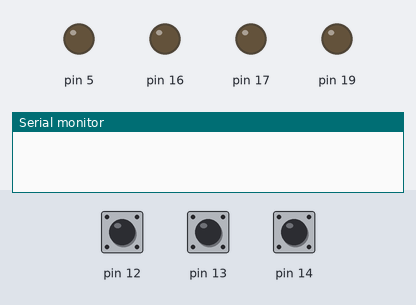
Simulated run of this sketch. Board: Arduino Uno, built with avr-gcc and run on an emulated ATmega328P. On the bench: output pins drawn as LEDs (lit = HIGH), the last lines printed to the serial monitor. Dashed ring = blinking. The inputs (shaded band) are chosen by the test bench; at power-on: pin 12 HIGH, pin 13 HIGH, pin 14 HIGH.

Above: at 1.2 s.
1.3 s: pin 12 pulled LOW for 0.15 s
2.9 s: pin 13 pulled LOW for 0.15 s
At 3.7 s:
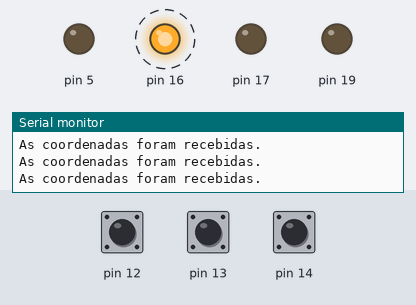
At 4.7 s:
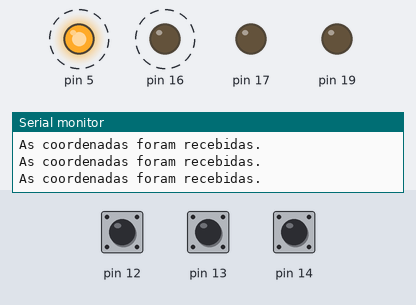
6.0 s: pin 13 pulled LOW for 3.2 s
10.7 s: pin 13 pulled LOW for 1 s
Timing chart, 0 to 14.7 s (numbered marks = the images above; inputs shaded):
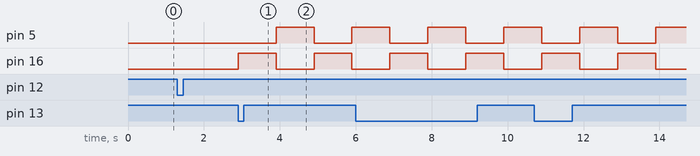

Measured:
- after the input at 2.9 s, pin 5: LOW → HIGH after 1.0 s, → LOW 1.0 s later, → HIGH 1.0 s later; pin 16: alternates HIGH for 1.0 s and LOW for 1.0 s, starting at once

The sketch:

PathMonitoring.ino
```cpp
//Inclui a biblioteca do Arduino
#include <Arduino.h>

//Definição da classe "Monitoramento de caminho"
class PathMonitor {
//Definindo os argumentos da classe, que são os pinos dos componentes.
public:
  PathMonitor(int ledStatusPin, int rAlertPin, int gAlertPin, int bAlertPin,
              int statusButtonPin, int dataButtonPin, int rightWayButtonPin, int wrongWayButtonPin)
      : ledStatusPin(ledStatusPin),
        rAlertPin(rAlertPin),
        gAlertPin(gAlertPin),
        bAlertPin(bAlertPin),
        statusButtonPin(statusButtonPin),
        dataButtonPin(dataButtonPin),
        rightWayButtonPin(rightWayButtonPin),
        wrongWayButtonPin(wrongWayButtonPin) {
    //Configurando a pinagem diferenciando os inputs e outputs.
    pinMode(ledStatusPin, OUTPUT);
    pinMode(rAlertPin, OUTPUT);
    pinMode(gAlertPin, OUTPUT);
    pinMode(bAlertPin, OUTPUT);
    pinMode(statusButtonPin, INPUT_PULLUP);
    pinMode(dataButtonPin, INPUT_PULLUP);
    pinMode(rightWayButtonPin, INPUT_PULLUP);
    pinMode(wrongWayButtonPin, INPUT_PULLUP);
  }

  //Iniciando a biblioteca Serial
  void initialize() {
    Serial.begin(115200);
  }

  /* De modo geral, nosso protótipo tem uma missão: monitorar se o
  ativo está seguindo o caminho certo ou se está sendo extraviado. Para
  simular o funcionamento desse protótipo, foi defininda essa função que
  cria uma maquina de estado, mudando de acordo com as entradas.

  Antes de qualquer coisa, as coordenadas precisam ser informadas a fim
  de que o monitoramento se torne possível. No circuito, o que simula
  o envio desses dados é o botão cinza. Caso ele não seja apertado, não é
  possível ligar o monitoramento.

  Após o botão cinza ser apertado e as coordenadas serem salvas, o monito-
  ramento ganha a possibilidade de ser habilitado. Para ligá-lo, é só apertar
  o botão amarelo, que acenderá o LED vermelho indicando que a vigilância está ativada.
  Durante esse período, a cada 10 segundos, aparecerá a seguinte pergunta
  no terminal: "O caminho está correto?"

  Para responder essa pergunta, é possível clicar no botão verde sinalizando
  que está tudo certo, ou no botão vermelho, indicando que o ativo está seguindo
  por um caminho estranho. Isso é para simular a chegada dos dados de localização
  do ativo e a checagem. Caso o botão verde seja apertado, o monitoramento conti-
  nua e segue conferindo o caminho a cada 10 segundos. Todavia, se o botão verme-
  lho for apertado, o monitoramento é interrompido imediatamente (desligando o LED
  vermelho), ligando o LED RGB em forma de sirene - alternando entre as luzes verme-
  lha e azul - e printando no terminal "O ativo foi extraviado!!!"

  Caso não haja problemas no caminho, é possível desativar o monitoramento só
  clicando novamente no botão amarelo.

  Para isso, primeiramente, configuro que as entradas
  partirão dos botões: */

  void run() {
    int statusButtonState = digitalRead(statusButtonPin);
    int dataButtonState = digitalRead(dataButtonPin);
    int rightWayButtonState = digitalRead(rightWayButtonPin);
    int wrongWayButtonState = digitalRead(wrongWayButtonPin);

    //Depois, crio os diferentes estados.
    switch (currentState) {
      // Primeiro estado: Monitorando
      case MONITORING:
        //Se o botão verde foi apertado, ele volta para o estado de verificação
        if (rightWayButtonState == LOW) {
          currentState = WAIT_FOR_ANSWER;
        //Se o botão vermelho foi apertado, ele desliga o monitoramento e vai para
        //o estado de alerta.
        } else if (wrongWayButtonState == LOW) {
          monitoringActive = false;
          digitalWrite(ledStatusPin, LOW);
          wrongWayDetected = true;
          currentState = ALERT;
        //Se ainda não teve entrada de nenhum botão, ele realiza a contagem regressiva
        } else {
          // Contagem regressiva
          unsigned long currentTime = millis();
          unsigned long elapsedTime = currentTime - countdownStartTime;
          int secondsRemaining = (countdownDuration - elapsedTime) / 1000;
          //Se a contagem regrassiva acabou, perguntar se o carminho está certo e mudar o estado
          if (elapsedTime >= countdownDuration) {
            countingDown = false;
            Serial.println("O caminho está correto?");
            currentState = WAIT_FOR_ANSWER;
          } else {
            Serial.print("Aguardando: ");
            Serial.print(secondsRemaining);
            Serial.println(" segundos...");
          }
        }
        break;

      //Segundo estado: Esperando resposta
      /*Esse estado foi feito para realizar o ciclo que vai se repetir até o fim
      do trajeto ou um caso de extravio */
      case WAIT_FOR_ANSWER:
        //Se o monitoramento está ativado e as coordenas foram recebidas, inicia a verificação
        if (monitoringEnabled && monitoringActive) {
          //Se o caminho está correto, o monitoramento continua e volta para o estado MONITORING,
          //realizando a contagem regressiva.
          if (rightWayButtonState == LOW) {
            countdownStartTime = millis();
            currentState = MONITORING;
          //Se o caminho está errado, ele desliga o monitoramento e liga o estado de ALERT, avisando o extravio.
          } else if (wrongWayButtonState == LOW) {
            monitoringActive = false;
            digitalWrite(ledStatusPin, LOW);
            wrongWayDetected = true;
            currentState = ALERT;
            Serial.println("O ativo foi extraviado!");
          }
        }
        break;

      //Terceiro estado: Alerta!! O Ativo foi extraviado!
      case ALERT:
        // Simula a sirene com um LED RGB alternando entre vermelho e azul
        digitalWrite(gAlertPin, LOW);
        digitalWrite(rAlertPin, HIGH); delay(1000);
        digitalWrite(rAlertPin, LOW);
        digitalWrite(bAlertPin, HIGH);delay(1000);
        digitalWrite(bAlertPin, LOW);

        Serial.println("O ativo foi extraviado!");
        break;

      default:
        break;
    }

    //Checa se o botão de dados das coordenadas foi pressionado. Se sim, habilita a
    //possibilidade do monitoramento.
    if (dataButtonState == LOW) {
      Serial.println("As coordenadas foram recebidas.");
      monitoringEnabled = true;
    }

    //Se o botão amarelo foi pressionado:
    if (statusButtonState == LOW) {
      //Se as coordenadas foram recebidas, liga o monitoramento e o LED.
      if (monitoringEnabled) {
        //liga/desliga o LED
        ledState = !ledState;
        digitalWrite(ledStatusPin, ledState);
        //Se o LED está ligado (o que significa que o monitoramento está ativado),
        //ele muda as variáveis e passa para o estado de MONITORING.
        if (ledState) {
          monitoringActive = true;
          wrongWayDetected = false;
          countingDown = true;
          countdownStartTime = millis();
          currentState = MONITORING;
        //Porém, se o LED foi desligado (e o monitoramento acabou), apagam-se os LEDs
        } else {
          monitoringActive = false;
          countingDown = false;
          digitalWrite(rAlertPin, LOW);
          digitalWrite(gAlertPin, LOW);
          digitalWrite(bAlertPin, LOW);
        }
      //Se as coordenadas não foram recebidas, não é possível ligar o monitoramento.
      } else {
        Serial.println("Não é possível iniciar o monitoramento sem as coordenadas.");
      }
    }
  }

private:
  //Pinagem dos componentes
  int ledStatusPin;
  int rAlertPin;
  int gAlertPin;
  int bAlertPin;
  int statusButtonPin;
  int dataButtonPin;
  int rightWayButtonPin;
  int wrongWayButtonPin;

  //Variáveis de monitoramento
  bool ledState = LOW;
  bool monitoringEnabled = false;
  bool monitoringActive = false;
  bool wrongWayDetected = false;
  bool countingDown = false;
  unsigned long countdownStartTime = 0;
  unsigned long lastMonitoringTime = 0;
  const unsigned long monitoringInterval = 10000;
  const unsigned long countdownDuration = 10000;

  //Estados que foram criados acima
  enum State {
    WAIT_FOR_ANSWER,
    MONITORING,
    ALERT
  };

  //Estado padrão
  State currentState = WAIT_FOR_ANSWER;
};

//Define a classe colocando os números dos respectivos pinos
PathMonitor pathMonitor(19, 16, 17, 5, 13, 12, 14, 27);

//Inicia a classe
void setup() {
  pathMonitor.initialize();
}

//Roda a função criada
void loop() {
  pathMonitor.run();
}
```
